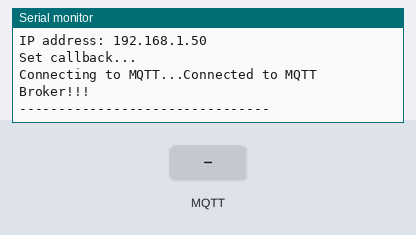
The program below on a simulated ESP32. On the bench: the last lines printed to the serial monitor. The inputs (shaded band) are chosen by the test bench. WiFi joins after 1.5 s; servers stay silent unless stated; no MQTT or app messages arrive unless stated.

Above: at 2.4 s.
2.5 s: MQTT message "1" arrives on the first subscribed topic
At 3.7 s:
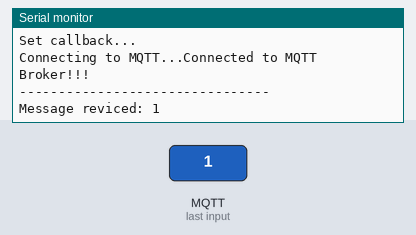
4.0 s: MQTT message "on" arrives on the first subscribed topic
At 4.9 s:
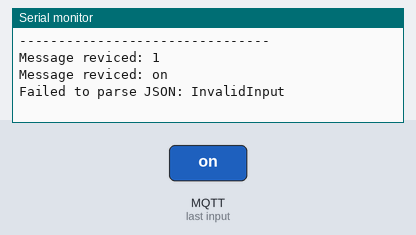
5.5 s: MQTT message "off" arrives on the first subscribed topic
At 6.1 s:
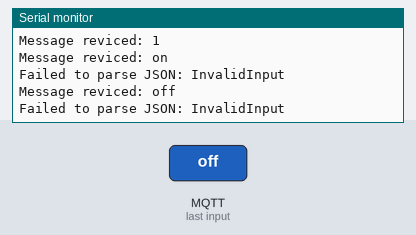

The program:

main.cpp
```cpp
#include<Arduino.h>
#include "task_sensor_acs712.h"
#include "task_sensor_zmpt101b.h"
#include "task_mqtt.h"
#include <esp_task_wdt.h>

void setup(){
  Serial.begin(9600);

  // xTaskCreatePinnedToCore(task_sensor_acs712, "Task Sensor ACS", 4096, NULL, 1, NULL, 1);
  // xTaskCreatePinnedToCore(task_sensor_zmpt101b, "Task Sensor ZMPT", 4096, NULL, 1, NULL, 1);
  Serial.println("Creating task...");
  xTaskCreatePinnedToCore(mqtt_task, "MQTT Task", 4096, NULL, 1, NULL, 1);
  Serial.println("Created task...");

}

void loop(){

}

// #include <WiFi.h>
// #include <PubSubClient.h>

// // WiFi
// const char *ssid = "P201";
// const char *password = "Cuong123456789";

// // MQTT Broker
// const char *mqtt_broker = "broker.hivemq.com";
// const char *topic = "emqx/esp32/daocm";
// // const char *mqtt_username = "emqx";
// // const char *mqtt_password = "public";
// const int mqtt_port = 1883;

// WiFiClient espClient;
// PubSubClient client(espClient);

// void callback(char *topic, byte *payload, unsigned int length) {
//     Serial.print("Message arrived in topic: ");
//     Serial.println(topic);
//     Serial.print("Message:");
//     for (int i = 0; i < length; i++) {
//         Serial.print((char) payload[i]);
//     }
//     Serial.println();
//     Serial.println("-----------------------");
// }

// void setup() {
//     // Set software serial baud to 115200;
//     Serial.begin(9600);
//     // Connecting to a WiFi network
//     WiFi.begin(ssid, password);
//     while (WiFi.status() != WL_CONNECTED) {
//         delay(500);
//         Serial.println("Connecting to WiFi..");
//     }
//     Serial.println("Connected to the Wi-Fi network");
//     //connecting to a mqtt broker
//     client.setServer(mqtt_broker, mqtt_port);
//     client.setCallback(callback);
//     while (!client.connected()) {
//         String client_id = "esp32-client-";
//         client_id += String(WiFi.macAddress());
//         Serial.printf("The client %s connects to the public MQTT broker\n", client_id.c_str());
//         if (client.connect(client_id.c_str())) {
//             Serial.println("Public EMQX MQTT broker connected");
//         } else {
//             Serial.print("failed with state ");
//             Serial.print(client.state());
//             delay(2000);
//         }
//     }
//     // Publish and subscribe
//     client.publish(topic, "Hi, I'm ESP32 ^^");
//     client.subscribe(topic);
// }


// void loop() {
//     client.loop();
// }
```

task_mqtt.h
```cpp
#ifndef TASK_MQTT_H
#define TASK_MQTT_H

#include<Arduino.h>

extern QueueHandle_t electricCurrrentQueue;
extern QueueHandle_t voltageQueue;

void mqtt_task(void *pvParameters);

#endif
```

task_sensor_acs712.h
```cpp
#ifndef TASK_SENSOR_ACS712_H
#define TASK_SENSOR_ACS712_H

#include<Arduino.h>
#include<ACS712.h>

extern ACS712 acs712;
void task_sensor_acs712(void *pvParameters);


#endif
```

task_sensor_zmpt101b.h
```cpp
#include"ZMPT101B.h"

#ifndef TASK_SENSOR_ZMPT101B
#define TASK_SENSOR_ZMPT101B

extern ZMPT101B zmpt;
void task_sensor_zmpt101b(void *pvParameters);


#endif
```

task_mqtt.cpp
```cpp
#include "task_mqtt.h"
#include<Arduino.h>
#include<WiFi.h>
#include<PubSubClient.h>
#include<ArduinoJson.h>
#include <esp_task_wdt.h>


//Cấu hình Wifi
const char *ssid = "P201";
const char *password = "Cuong123456789";


//Cấu hình MQTT Broker
const char *mqtt_broker = "broker.hivemq.com";
const int mqtt_port = 1883;
// const char *topic = "holken233A/bastu/humid";
const char *topic_acs712 = "sensor/acs712_zmpt101b";
// const char *topic_zmpt = "emqx/esp32/daocm";

WiFiClient espClient;
PubSubClient client(espClient);

QueueHandle_t currentQueue;
QueueHandle_t voltageQueue;

void setup_wifi(){
    delay(10);
    Serial.print("Connecting to ");
    Serial.println(ssid);

    WiFi.begin(ssid, password);

    while(WiFi.status() != WL_CONNECTED){
        delay(500);
        Serial.print(".");
    }

    Serial.println("");
    Serial.println("WiFi connected");
    Serial.print("IP address: ");
    Serial.println(WiFi.localIP());
}

void callback(char *topic, unsigned char *payload, unsigned int lenght){
    std::unique_ptr<char[]> message (new char[lenght+1]);
    memcpy(message.get(), payload, lenght);
    message[lenght] = '\0';

    Serial.print("Message reviced: ");
    Serial.println(message.get());

    //Phan tich chuoi thanh JSON
    std::unique_ptr<DynamicJsonDocument> doc (new DynamicJsonDocument (4096));
    DeserializationError error_parse = deserializeJson(*doc, message.get());

    if(error_parse){
        Serial.print("Failed to parse JSON: ");
        Serial.println(error_parse.c_str());
        return;
    }
    if(doc->containsKey("device_info")){
        JsonObject deviceInfo = (*doc)["device_info"];
        String deviceInfoStr;
        serializeJson(deviceInfo, deviceInfoStr);
        Serial.print("Device info JSON");
        Serial.println(deviceInfoStr);
    }

    if(doc->containsKey("sensor_data")){
        float acs712Value = (*doc)["sensor_data"]["acs712"]["current"]["value"];
        std::unique_ptr<DynamicJsonDocument> messagePublish(new DynamicJsonDocument(256));

        if(acs712Value > 2){
            (*messagePublish)["value"] = acs712Value;
            (*messagePublish)["state"] = "on";
        }

        String messagePublishStr;

        serializeJson(*messagePublish, messagePublishStr);
        client.publish(topic_acs712, messagePublishStr.c_str());
        Serial.print("Publish successfully to topic: ");
        Serial.println(topic_acs712);
    }

}

void setup_mqtt(){
    client.setServer(mqtt_broker, mqtt_port);
    client.setBufferSize(2048);
    Serial.println("Set callback...");
    client.setCallback(callback);

    while(!client.connected()){
        Serial.print("Connecting to MQTT...");
        String client_id = "esp32-client-";
        client_id += String(WiFi.macAddress());
        if(client.connect(client_id.c_str())){
            Serial.println("Connected to MQTT Broker!!!");
            Serial.println("--------------------------------");
        }
        else{
            Serial.print("Connected failed, rc = ");
            Serial.println(client.state());
            vTaskDelay(2000/portTICK_PERIOD_MS);

        }

    }
    // client.publish(topic, "Hi, I'm ESP32 ^^");
    client.subscribe(topic_acs712);
    // client.subscribe(topic_zmpt);
    client.subscribe(topic_acs712);

}

void mqtt_task(void *pvParameters){
    // Thiết lập kết nối WiFi ban đầu
    setup_wifi();
    setup_mqtt();

    esp_task_wdt_delete(NULL);

    while(true){
        client.loop();

        vTaskDelay(100/portTICK_PERIOD_MS);
    }


}
```

task_sensor_acs712.cpp
```cpp
#include "task_sensor_acs712.h"
//Khai báo cảm biến ACS712

ACS712 acs712(35, 0.185, 3.3);

void task_sensor_acs712(void *pvParameters){
    acs712.calibrate();
    Serial.println("ACS Calibration complete!!");

    while(1){
        float current = acs712.readCurrent();

        Serial.print("Current ACS: ");
        Serial.print(current, 4);
        Serial.println(" A");
        vTaskDelay(1000/portTICK_PERIOD_MS);
    }
}
```

task_senspr_zmpt101b.cpp
```cpp
#include<Arduino.h>
#include "task_sensor_zmpt101b.h"


ZMPT101B zmpt(35);

void task_sensor_zmpt101b(void *pvParameters){
    Serial.println("ZMPT starting...");
    zmpt.calibrate();
    Serial.println("ZMPT calibrate done!!");

    while(1){
        float current = zmpt.readVoltage();
        Serial.print("Zmpt value: ");

        Serial.print(current, 4);
        Serial.println(" V");
        vTaskDelay(2000/portTICK_PERIOD_MS);
    }


}
```

Measured:
- after the input at 2.5 s, the serial monitor: prints a new line at once (image 1)
- after the input at 4.0 s, the serial monitor: prints a new line at once (image 2)
- after the input at 5.5 s, the serial monitor: prints a new line at once (image 3)
